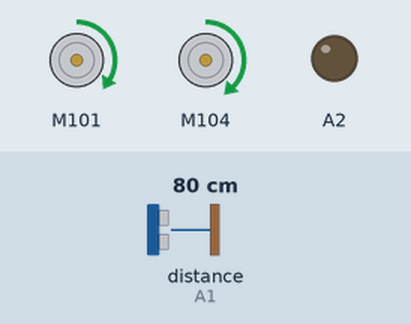
A sketch run on a simulated Arduino Uno, built with avr-gcc and run on an emulated ATmega328P. Parts: 2 × DC motor (green arrow = forward, orange = backward, longer = faster), output pins drawn as LEDs (lit = HIGH). Inputs (shaded band) come from the test bench; at power-on: distance to the obstacle (sensor on A1) 80 cm.

Above: at 1.2 s.
1.3 s: distance to the obstacle (sensor on A1) set to 22 cm
2.8 s: distance to the obstacle (sensor on A1) set to 19 cm
At 3.4 s:
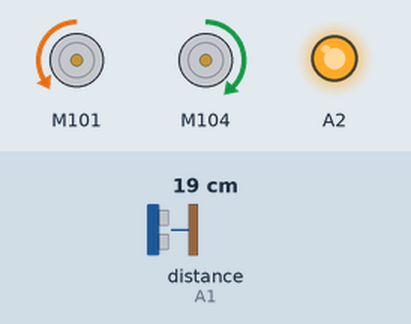
4.3 s: distance to the obstacle (sensor on A1) set to 35 cm
At 5.2 s:
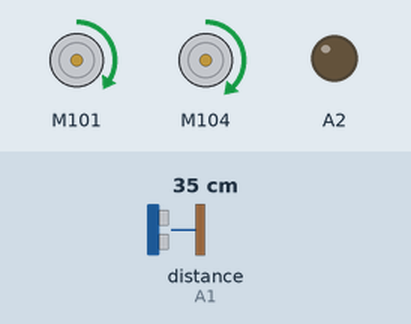
5.9 s: distance to the obstacle (sensor on A1) set to 2 cm
At 6.8 s:
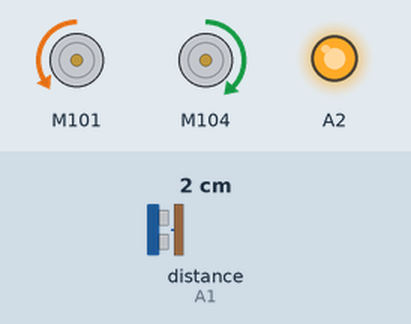
Timing chart, 0 to 8.4 s (numbered marks = the images above; inputs shaded):
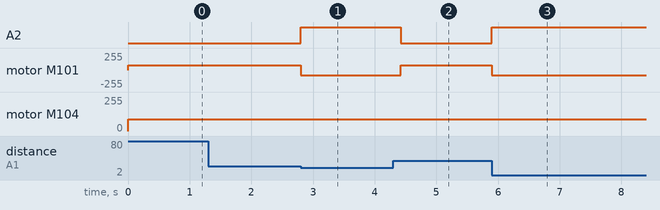

Measured:
- the behaviour switches between 21 and 20 cm on distance to the obstacle (sensor on A1) (found by bisection; images 0 and 1)
- after the input at 1.3 s, every drawn part: stays the same
- after the input at 2.8 s, A2: LOW → HIGH at once; motor M101: forward 75/255 → backward 75/255 at once
- after the input at 4.3 s, A2: HIGH → LOW after 0.12 s; motor M101: backward 75/255 → forward 75/255 after 0.12 s
- after the input at 5.9 s, A2: LOW → HIGH at once; motor M101: forward 75/255 → backward 75/255 at once

The sketch:

Code.ino
```cpp
#include <NewPing.h>

#include <MotorDriver.h>

int Distance;

NewPing sonar_A0(A0,A1);

MotorDriver m;
void setup()
{
  pinMode(A2,OUTPUT);
}


void loop()
{
  Distance = sonar_A0.ping_cm();

  if(Distance<= 20 && Distance>=2){
  m.motor(1,BACKWARD,75);
  m.motor(4,FORWARD,90);
  analogWrite(A2,255);
  delay(200);
  }
  else {
  analogWrite(A2,0);
  m.motor(1,FORWARD,75);
  m.motor(4,FORWARD,90);
    }
}
```
